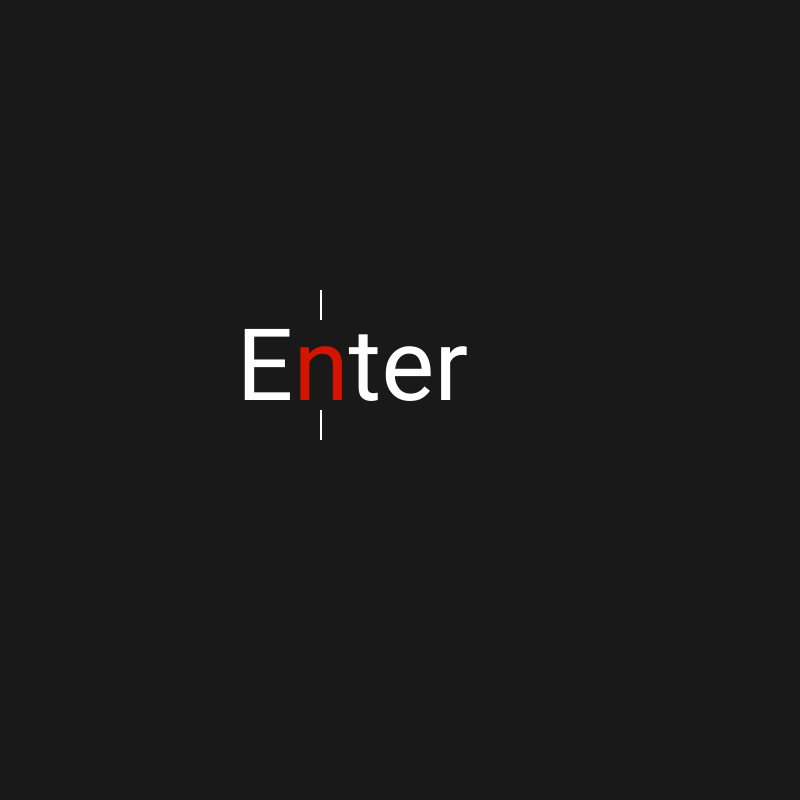
Frame 1 (no input)
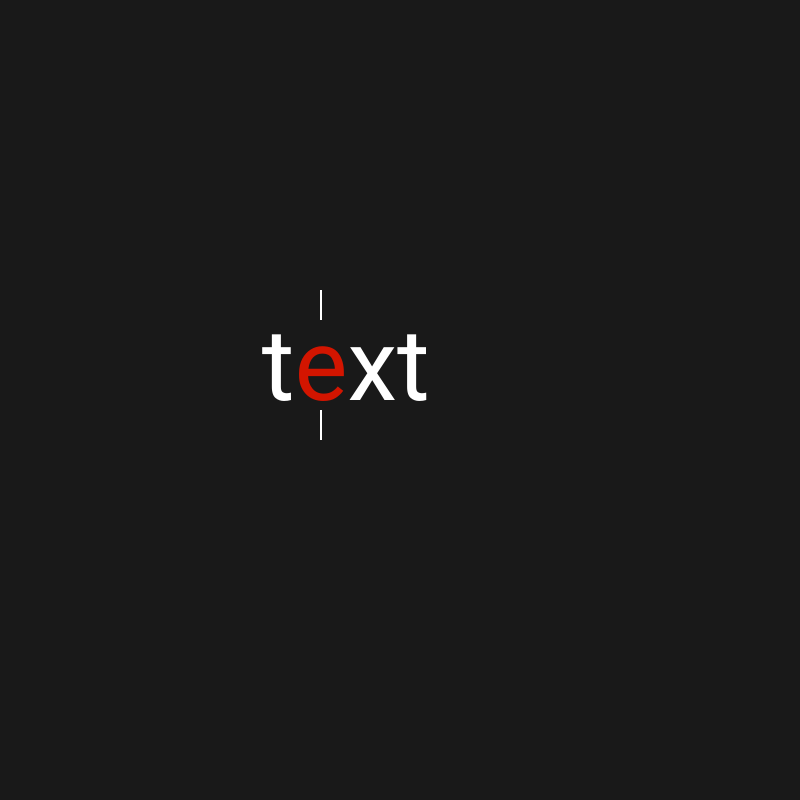
Frame 2 (the mouse pressed at the canvas centre, redrawn once)

The p5.js sketch that drew these frames (run headless with seeded random() and noise() and a simulated clock; the mouse was pressed at the canvas centre and the sketch redrawn once):

// p5.js sketch
// ── sketch.js
var word = "";  // An i mal len  change 3rd word
var input;
var wordIndex = 0;

function preload() {
    input = "Enter text here to speed read";
}
function setup() {
    createCanvas(800, 800);
    frameRate(5); // 300/60 300words per minute 5 fps
    noLoop();
    textFont('Roboto');
}

function draw() {
    background(25);
    fill(255);
    textSize(100);
    noStroke();
    rect(canvas.width * 0.4, canvas.height * 0.5 + 10, 2, 30);
    rect(canvas.width * 0.4, canvas.height * 0.5 - 110, 2, 30);
    nextWord();
    changeColour();
}

function changeColour() {
    var index = 0;
    if (word.length < 2) {
        //change first letter
        index = 0;
    } else if (word.length < 6) {
        //change 2nd
        index = 1;
    } else if (word.length < 10) {
        // change 3rd
        index = 2;
    } else if (word.length >= 10) {
        //change 4th
        index = 3;
    }
//after 13 characters the text wraps
    var start = "";
    var middle = "";
    var end = "";
    for (var i = 0; i < word.length; i++) {
        if (i < index) start += word[i];
        else if (i == index) middle += word[i];
        else if (i > index) end += word[i];
    }
    fill(255);
    text(start, canvas.width * 0.4 - (textWidth(middle) * 0.5) + 1 - textWidth(start), canvas.height * 0.5);
    fill(`#d31500`);
    text(middle, canvas.width * 0.4 - (textWidth(middle) * 0.5) + 1, canvas.height * 0.5);
    fill(255);
    text(end, canvas.width * 0.4 + (textWidth(middle) * 0.5) + 1, canvas.height * 0.5);
}

function nextWord() {
    var  words = input.split(" ")
    word = words[wordIndex];
    if(wordIndex < words.length-1) {
        wordIndex++;
    }
}
// ── style.css
body {
    font-family: 'Roboto', sans-serif;
    background-color: rgb(25,25,25);
}
